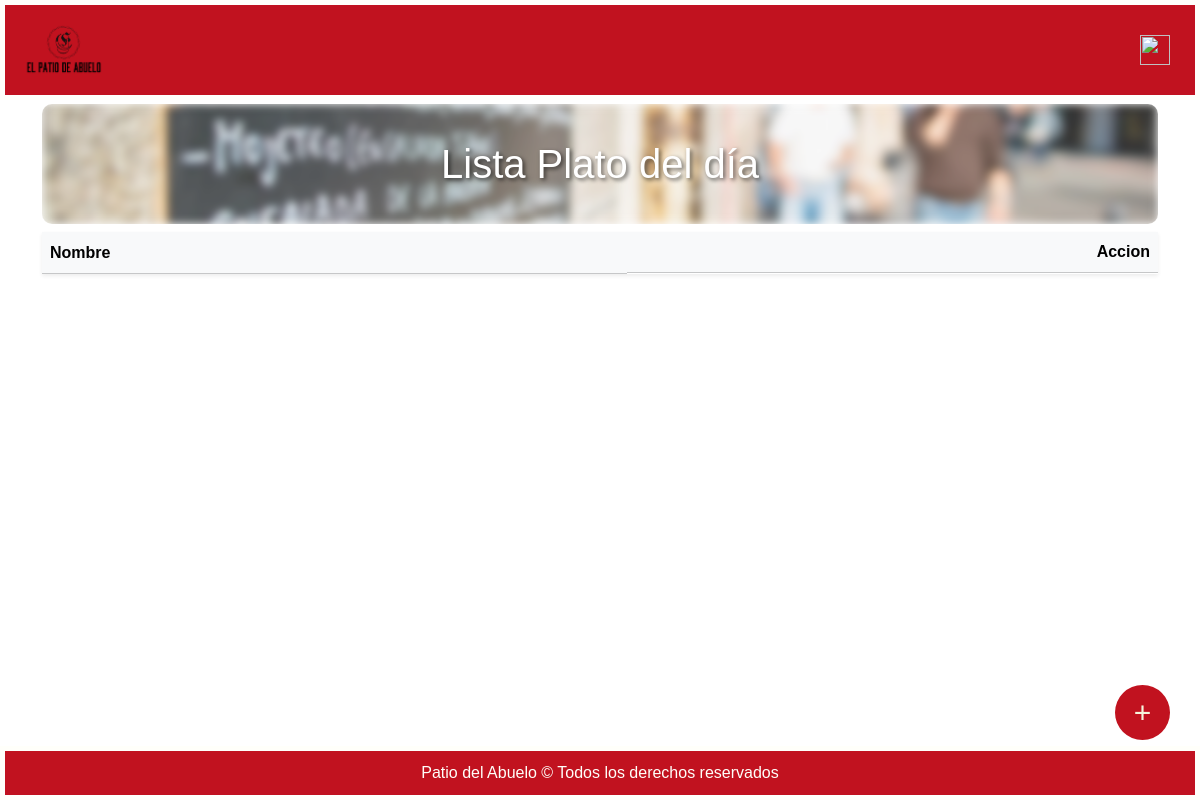
The page /platodia/ (signed in) on the database as committed earlier.
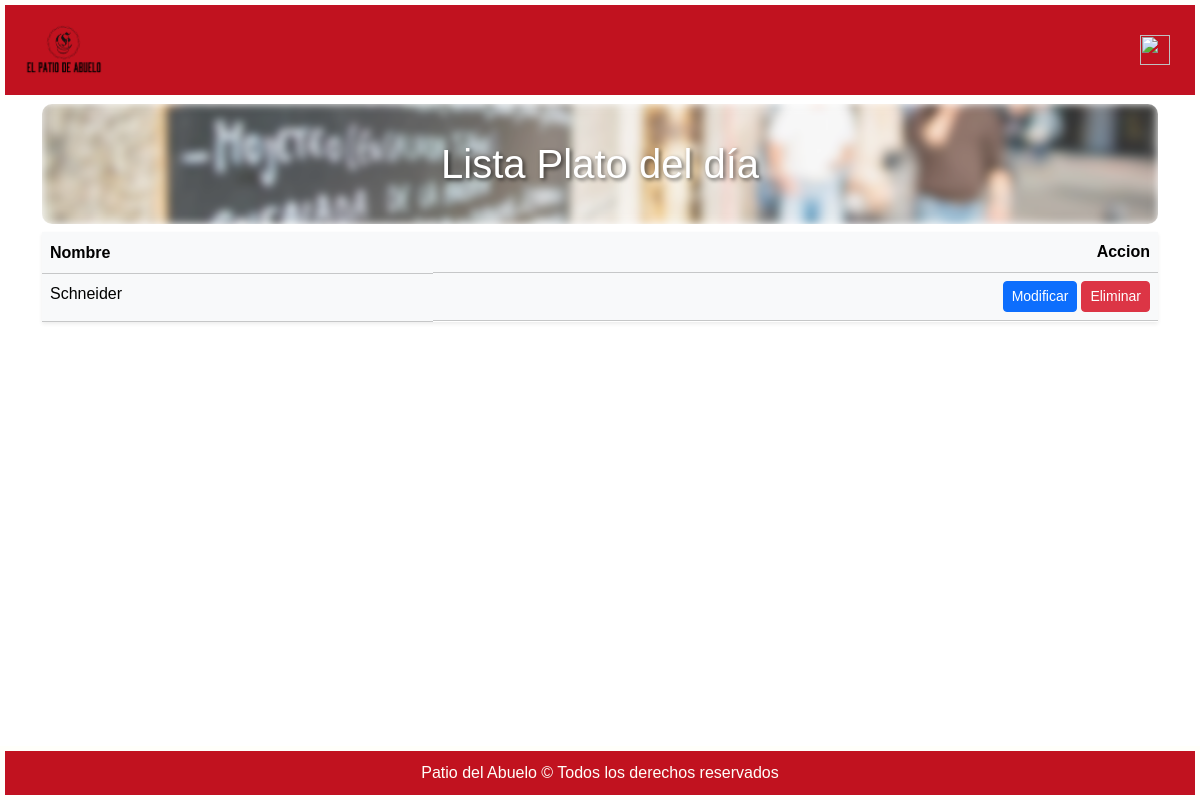
The same page on the database as committed later.
### miAplicacion/models.py (models this page shows, shortened)
class PlatoDia(models.Model):
    id_carta = models.ForeignKey(Carta, on_delete=models.CASCADE)

class Carta(models.Model):
    nombre = models.CharField(max_length=120)
    descripcion = models.CharField(max_length=120, default="", null=True, blank=True)
    precio = models.DecimalField(max_digits=15, decimal_places=2)
    controlStock = models.BooleanField(default=False)
    imagen = models.ImageField(upload_to='imagenes/')
    stock = models.IntegerField(default=0)
    categoria = models.ForeignKey(Categoria, on_delete=models.CASCADE)
    subCategoria = models.ForeignKey(SubCategoria, on_delete=models.CASCADE)

### miAplicacion/views.py (the view)
# urls.py: path("platodia/", login_required(permission_required('miAplicacion.view_platodia')(views.listaPlatoDia.as_view())), name="listaPlatoDia"),
class listaPlatoDia(ListView):
    model = PlatoDia
    template_name = os.path.join("listas", "listaPlatoDia.html")
    context_object_name = 'platodia'

### patioAbuelo/templates/listas/listaPlatoDia.html (shortened to what this page needs)
{% extends "base.html" %}
{% block content %}
<div class="container mb-5">
    <h1 class="text-center mt-1 cont titulo">Lista Plato del día</h1>
      <table class="table table-light shadow-sm table-responsive">
          <thead class="bg-light">
            <tr>
              <th scope="col">Nombre</th>
              <th scope="col" class="d-flex justify-content-end">
              Accion
              </th>
            </tr>
          </thead>
          <tbody>
              {% for p in platodia %}
                <tr>
                  <td>{{p.id_carta.nombre}}</td>
                  <td class="d-flex justify-content-end gap-1">
                    <button class="btn btn-sm btn-primary"><a href="/platodia/platoDiaModif/{{ p.id }}" class="text-white text-decoration-none">Modificar</a></button>
                    <button class="btn btn-sm btn-danger"><a href="/platodia/platoDiaBorrar/{{ p.id }}" class="text-white text-decoration-none">Eliminar</a></button>
                  </td>
                </tr>
              {% endfor %}
          </tbody>
      </table>
      {% if perms.miAplicacion.add_platoDia and platodia|length == 0 %}
      <a href={% url "platoDiaNuevo" %} class="customButton">+</a>
      {% endif %}
</div>
{% endblock %}

Rows that differ between the two databases and show on the page:
added PlatoDia: id_carta.nombre "Schneider"
